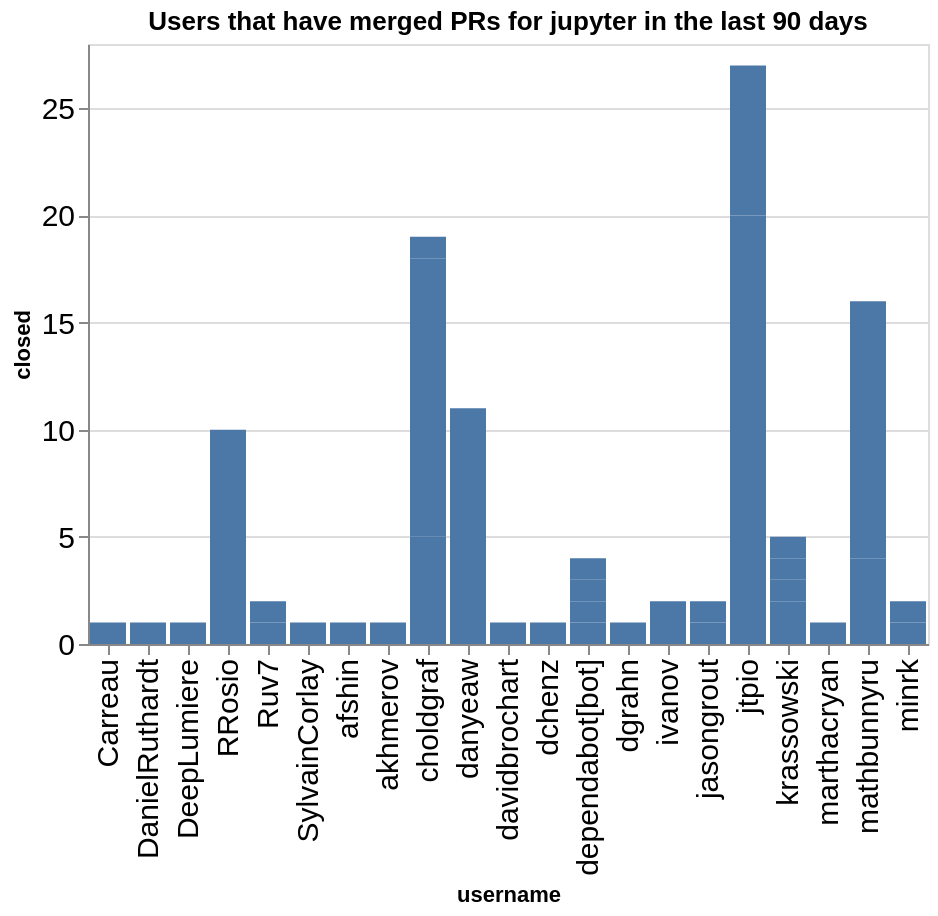

The code cell stored with this chart in its notebook:
### Code cell
charts = []
title = f"Users that have merged PRs for {github_org} in the last {n_days} days"
ch = alt.Chart(data=closed_by_repo.replace(np.nan, 0), title=title).mark_bar().encode(
    x='username',
    y='closed',
)
ch

### Figure 1 — Vega-Lite specification as saved in the notebook (floating-point values rounded to 4 significant figures)
{"config": {"axisLeft": {"labelFontSize": 15}, "axisBottom": {"labelFontSize": 15}}, "data": {"name": "data-6f2be16cf5b8bd6fd201706f184f163d"}, "mark": {"type": "bar"}, "encoding": {"x": {"field": "username", "type": "nominal"}, "y": {"field": "closed", "type": "quantitative"}}, "title": "Users that have merged PRs for jupyter in the last 90 days", "$schema": "https://vega.github.io/schema/vega-lite/v5.20.1.json", "datasets": {"data-6f2be16cf5b8bd6fd201706f184f163d": [{"name": "cookiecutter-docker-stacks", "username": "mathbunnyru", "closed": 4}, {"name": "docker-stacks", "username": "mathbunnyru", "closed": 12}, {"name": "governance", "username": "Ruv7", "closed": 1}, {"name": "governance", "username": "choldgraf", "closed": 5}, {"name": "governance", "username": "jasongrout", "closed": 1}, {"name": "governance", "username": "marthacryan", "closed": 1}, {"name": "jupyter", "username": "Ruv7", "closed": 1}, {"name": "jupyter", "username": "choldgraf", "closed": 2}, {"name": "jupyter", "username": "ivanov", "closed": 2}, {"name": "jupyter-sphinx", "username": "akhmerov", "closed": 1}, {"name": "jupyter.github.io", "username": "DeepLumiere", "closed": 1}, {"name": "jupyter.github.io", "username": "SylvainCorlay", "closed": 1}, {"name": "jupyter.github.io", "username": "choldgraf", "closed": 11}, {"name": "jupyter.github.io", "username": "jasongrout", "closed": 1}, {"name": "jupyter.github.io", "username": "krassowski", "closed": 2}, {"name": "jupyter_events", "username": "dependabot[bot]", "closed": 1}, {"name": "nbclassic", "username": "RRosio", "closed": 10}, {"name": "nbclassic", "username": "danyeaw", "closed": 11}, {"name": "nbclient", "username": "davidbrochart", "closed": 1}, {"name": "nbclient", "username": "dgrahn", "closed": 1}, {"name": "nbconvert", "username": "dependabot[bot]", "closed": 1}, {"name": "nbconvert", "username": "krassowski", "closed": 1}, {"name": "nbconvert", "username": "minrk", "closed": 1}, {"name": "nbdime", "username": "krassowski", "closed": 1}, {"name": "nbformat", "username": "dependabot[bot]", "closed": 1}, {"name": "notebook", "username": "afshin", "closed": 1}, {"name": "notebook", "username": "dchenz", "closed": 1}, {"name": "notebook", "username": "dependabot[bot]", "closed": 1}, {"name": "notebook", "username": "jtpio", "closed": 20}, {"name": "notebook", "username": "krassowski", "closed": 1}, {"name": "notebook", "username": "minrk", "closed": 1}, {"name": "security", "username": "Carreau", "closed": 1}, {"name": "terminado", "username": "DanielRuthardt", "closed": 1}, {"name": "try-jupyter", "username": "choldgraf", "closed": 1}, {"name": "try-jupyter", "username": "jtpio", "closed": 7}]}}
